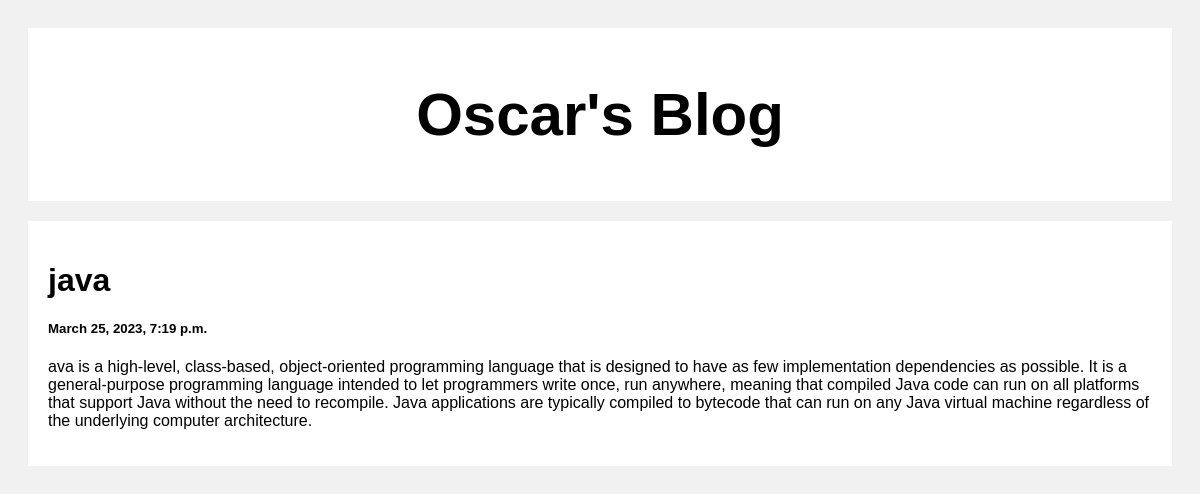
/post/6, run on the app's committed database.
### post/models.py (models this page shows)
class Post(models.Model):
    title = models.CharField(max_length=200)
    body = models.CharField(max_length=20000000)
    created_at = models.DateTimeField(default = datetime.now, blank=True)

### post/views.py (the view)
# urls.py: path('post/<str:pk>', views.page)
def page(request, pk):
    posts = Post.objects.get(id=pk)
    return render(request, 'post.html',{'posts':posts})

### template/post.html (shortened to what this page needs)
<!DOCTYPE html>
<html>
<head>
</head>
<body>
<div class="header">
  <h2>Oscar's Blog</h2>
</div>
<div class="row">
  <div class="leftcolumn">
    <div class="card">
       <h1>{{posts.title}}</h1>
       <h5>{{posts.created_at}}</h5>
       <p>{{posts.body}}</p>
    </div>
  </div>
</div>
</body>
</html>

### template/post.html (style rules this page uses)
* { box-sizing: border-box; }
body { font-family: Arial; padding: 20px; background: #f1f1f1; }
.header { padding: 2px; font-size: 40px; text-align: center; background: white; }
.leftcolumn { float: left; width: 100%; }
.card { background-color: white; padding: 20px; margin-top: 20px; }
.row:after { content: ""; display: table; clear: both; }

### data on the page
Post: title "java", created_at "March 25, 2023, 7:19 p.m.", body "ava is a high-level, class-based, object-oriented programming language that is designed to have as few implementation dependencies as possible. It is a general-purpose programming language intended to let programmers write once, run anywhere, meaning that compiled Java code can run on all platforms that support Java without the need to recompile. Java applications are typically compiled to bytecode that can run on any Java virtual machine regardless of the underlying computer architecture."
